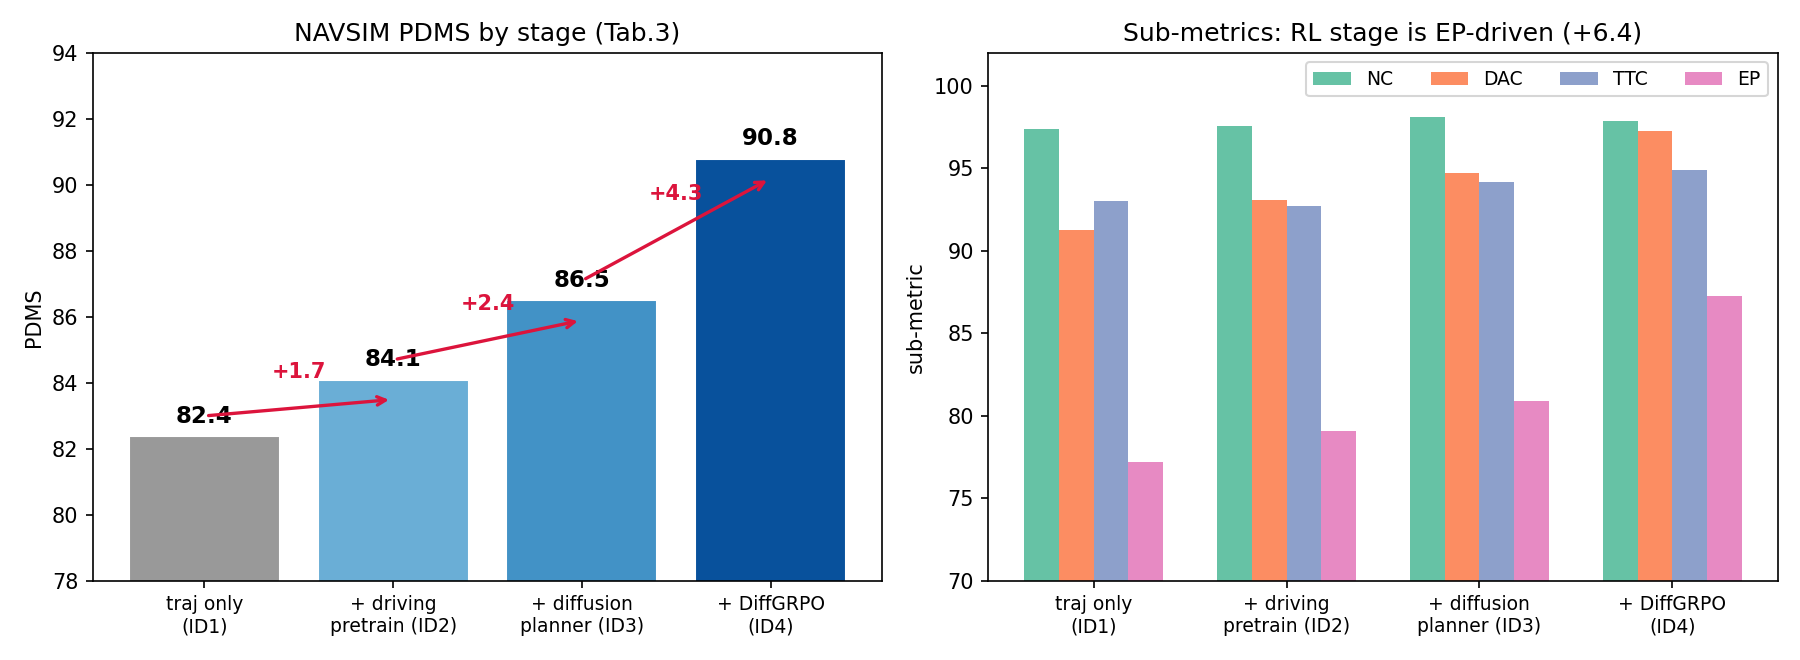

This figure's Python source:
import matplotlib
matplotlib.use('Agg')
import matplotlib.pyplot as plt
import numpy as np

# 表3 消融：各阶段 PDMS 增益与子指标变化
stages = ['traj only\n(ID1)', '+ driving\npretrain (ID2)', '+ diffusion\nplanner (ID3)', '+ DiffGRPO\n(ID4)']
pdms = [82.4, 84.1, 86.5, 90.8]
nc  = [97.4, 97.6, 98.1, 97.9]
dac = [91.3, 93.1, 94.7, 97.3]
ttc = [93.0, 92.7, 94.2, 94.9]
ep  = [77.2, 79.1, 80.9, 87.3]

fig, (ax1, ax2) = plt.subplots(1, 2, figsize=(12, 4.4))
x = np.arange(len(stages))
ax1.bar(x, pdms, color=['#999999', '#6aaed6', '#4292c6', '#08519c'], edgecolor='white')
for i, v in enumerate(pdms):
    ax1.text(i, v + 0.4, f'{v}', ha='center', fontsize=11, fontweight='bold')
    if i > 0:
        ax1.annotate('', xy=(i, pdms[i] - 0.6), xytext=(i - 1, pdms[i - 1] + 0.6),
                     arrowprops=dict(arrowstyle='->', color='crimson', lw=1.6))
        ax1.text(i - 0.5, (pdms[i] + pdms[i - 1]) / 2 + 0.9, f'+{pdms[i]-pdms[i-1]:.1f}',
                 ha='center', fontsize=10, color='crimson', fontweight='bold')
ax1.set_xticks(x); ax1.set_xticklabels(stages, fontsize=9)
ax1.set_ylabel('PDMS'); ax1.set_title('NAVSIM PDMS by stage (Tab.3)')
ax1.set_ylim(78, 94)

w = 0.18
for j, (vals, c, lbl) in enumerate(zip([nc, dac, ttc, ep], ['#66c2a5', '#fc8d62', '#8da0cb', '#e78ac3'], ['NC', 'DAC', 'TTC', 'EP'])):
    ax2.bar(x + (j - 1.5) * w, vals, width=w, color=c, label=lbl)
ax2.set_xticks(x); ax2.set_xticklabels(stages, fontsize=9)
ax2.set_ylabel('sub-metric'); ax2.legend(fontsize=9, ncol=4)
ax2.set_title('Sub-metrics: RL stage is EP-driven (+6.4)')
ax2.set_ylim(70, 102)
fig.tight_layout()
fig.savefig('fig-ablation-waterfall.png', dpi=150)
print('saved fig-ablation-waterfall.png')
